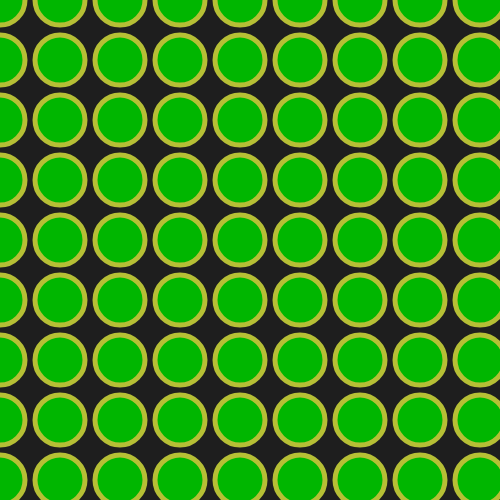
Frame 1 (no input)
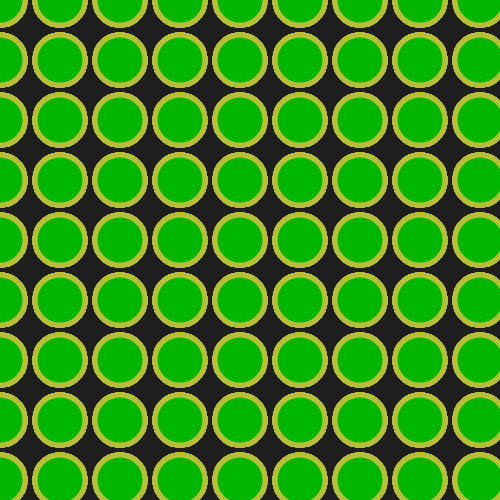
Frame 60 (no input)
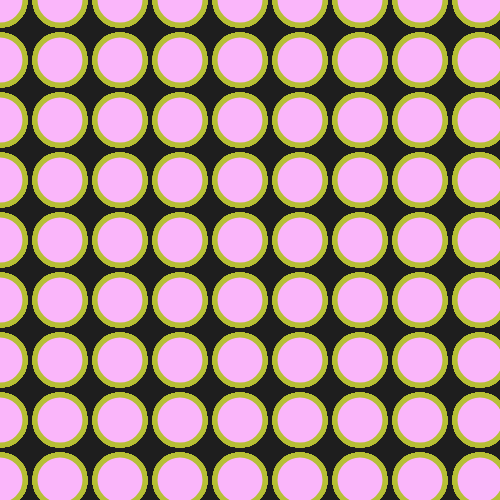
Frame 120 (the mouse pressed at the canvas centre since frame 60)

The p5.js sketch that drew these frames (run headless with seeded random() and noise() and a simulated clock; from frame 60 on, the mouse is pressed at the canvas centre):

// p5.js sketch
// ── sketch.js
/*
nested loops
Code By Daniel Wen may 12 2017
*/
var rectSize = 50; //what i want the size of the rectangle to be
function setup() {
  createCanvas(500,500);//the canvas
  background(30,30,30);// the background
  r = random(255);// red
  g = random(255);//green
  b = random(255);//blue
  
  //rectMode(CENTER);
}

function draw() {
   // background(30,30,30);

  strokeWeight(5); //make the stroke size 5
  stroke(r,b,g); //random color for the stroke that isnt the bg
  //translate(width/2, height/2);
  //rotate(radians(frameCount));
  for(var i = 0; i <= width; i+= rectSize+10){//if i is less or equal than the width, increase by size of rectangle plus 10
    for(var j = 0; j <= height; j+= rectSize+10){//if j is less or equal than the height, increase by size of rectangle plus 10
      fill(mouseX, r, mouseY); // color of the rectangle depends on where the mouse is
      //translate(width/2, height/2);
      //rotate(radians(frameCount));

      ellipse(i,j,rectSize,rectSize);//the rectangle being made depending on where i and j is as long as it isnt the end of the screen
      
    }
  }
}
